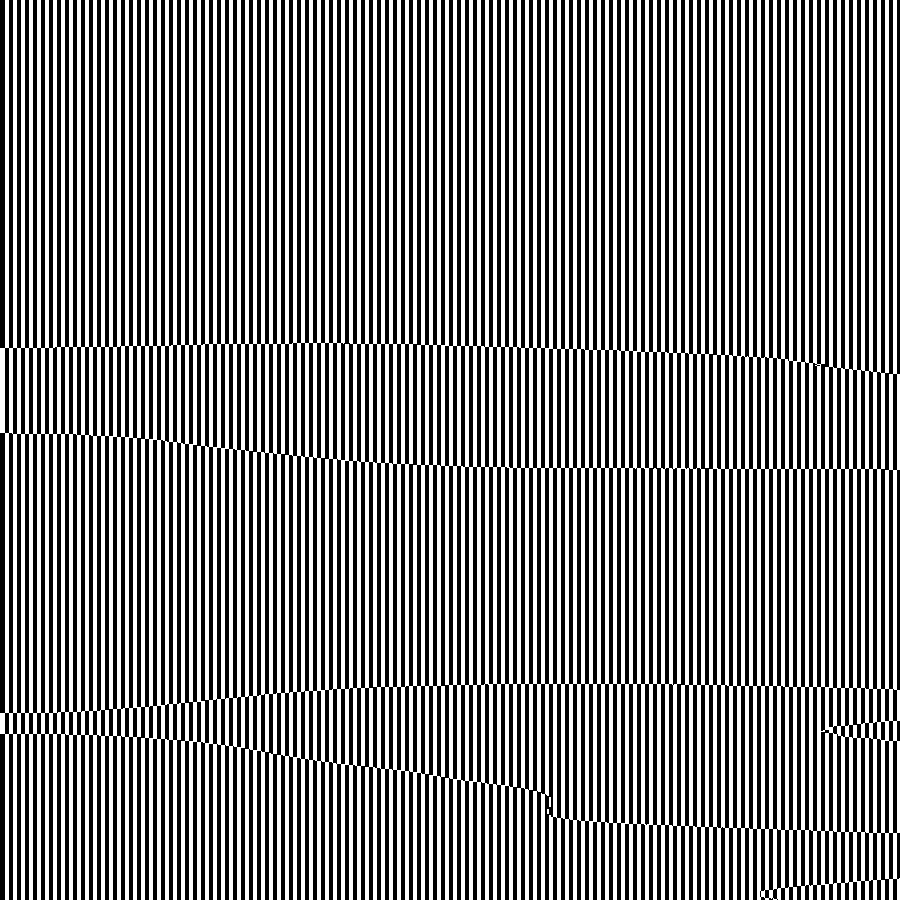
Frame 1 (no input)
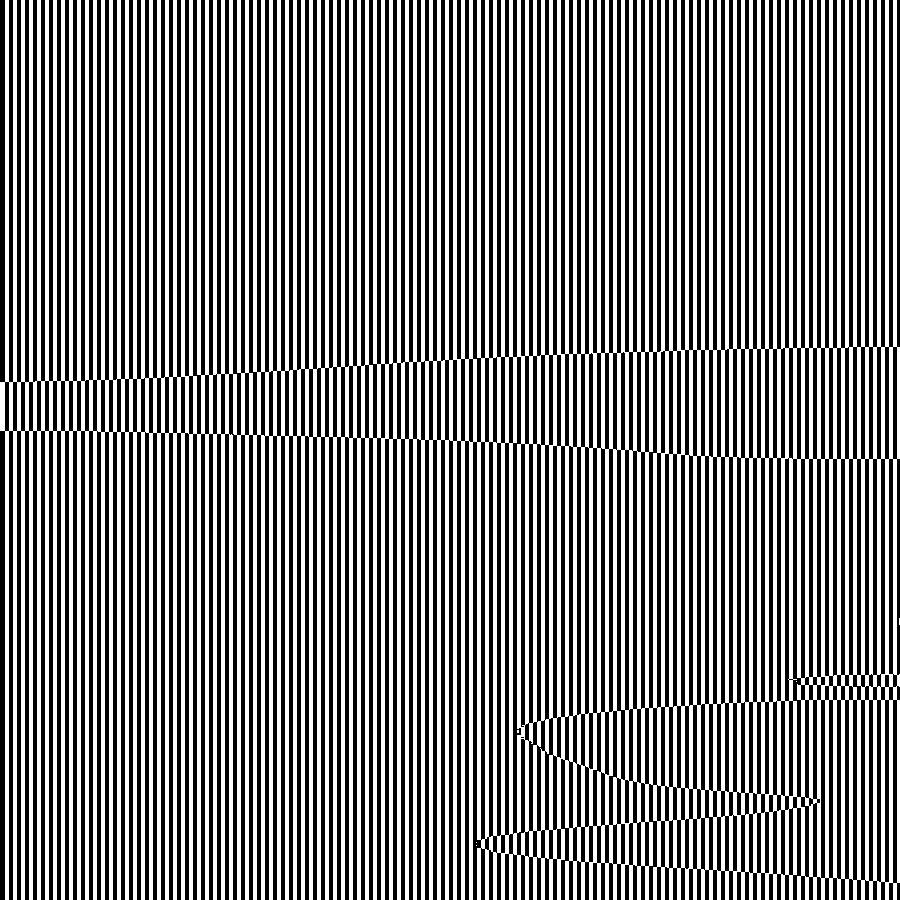
Frame 60 (the mouse pressed at the canvas centre just before this capture)
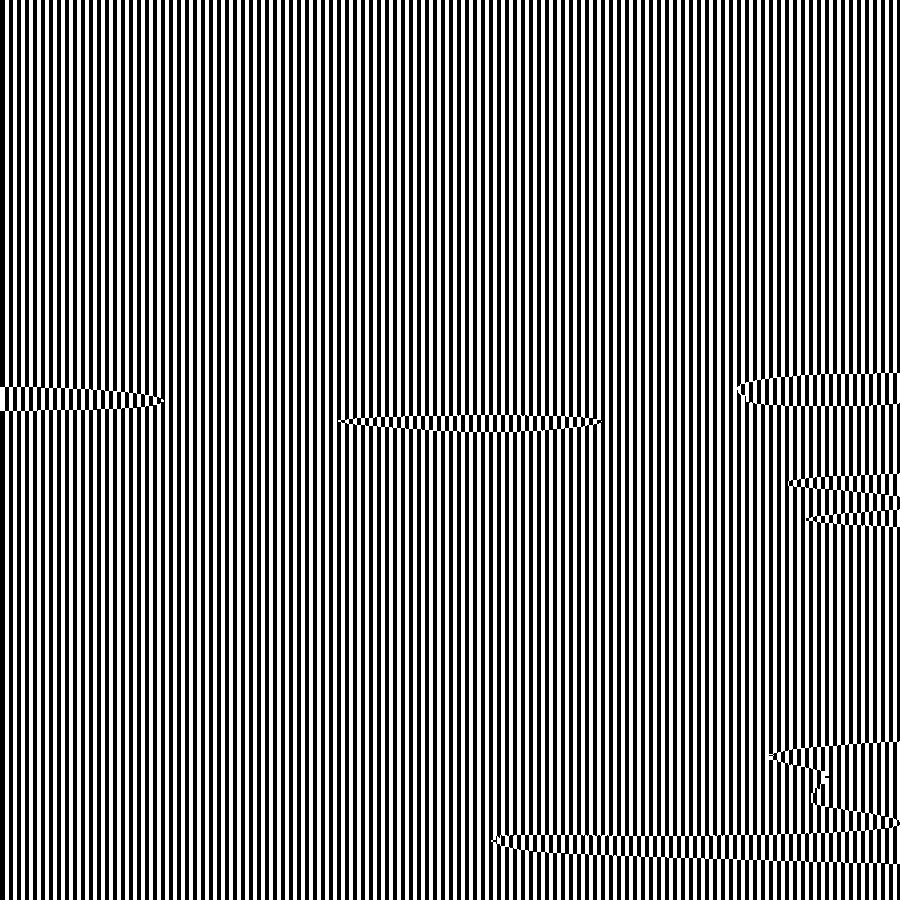
Frame 120 (the mouse held since frame 60 and released just before this capture)

The Processing sketch that drew these frames (run headless with seeded random() and noise(); from frame 60 on, the mouse is pressed at the canvas centre):

// Processing sketch: stankzak_1
// ── stankzak_1.pde
boolean isblack = true;

color white = color(255);
color black = color(0);

void setup() {
  size(900,900);
  //noLoop();
}

void draw() {
  isblack = true;
  //background(255, 0, 0);
  
  loadPixels();
  for (int x = 0; x < width; x++) {
    for (int y = 0; y < height; y++) {
      float noiseval = noise(x*0.0003, y*0.005, frameCount*0.003);
      color setcol = black;
      
      if (noiseval > 0.4) {
        setcol = isblack ? black : white;
      } else {
        setcol = isblack ? white : black;
      }
      
      pixels[x + y*width] = setcol;
    }
    
    if (x > 0 && x%4 == 0) {
      isblack = !isblack;
    }
  }
  updatePixels();
}
